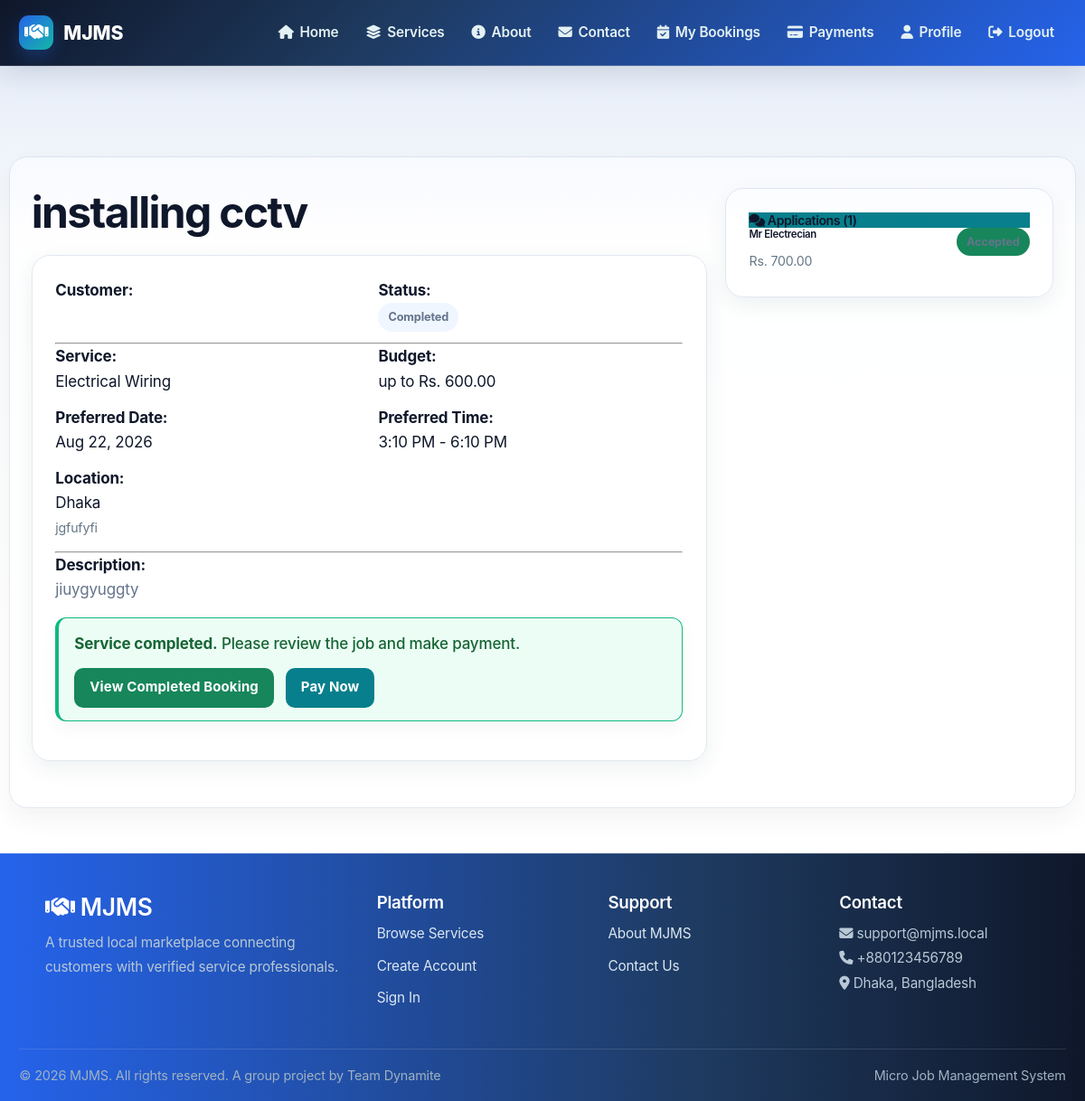
Screenshot of /bookings/requests/8/ (signed in) with the database file from the repository.
### bookings/models.py (models this page shows, shortened)
class ServiceRequest(models.Model):
    STATUS_CHOICES = [
        ('OPEN', 'Open - Accepting Applications'),
        ('REVIEWING', 'Reviewing Applications'),
        ('ASSIGNED', 'Worker Assigned'),
        ('IN_PROGRESS', 'In Progress'),
        ('COMPLETED', 'Completed'),
        ('CANCELLED', 'Cancelled'),
    ]
    customer = models.ForeignKey(
        settings.AUTH_USER_MODEL,
        on_delete=models.CASCADE,
        related_name='service_requests'
    )
    service = models.ForeignKey(
        Service,
        on_delete=models.CASCADE,
        related_name='service_requests'
    )
    title = models.CharField(max_length=200, help_text="Brief title of the service needed")
    description = models.TextField()
    problem_photo = models.ImageField(
        upload_to='service_request_photos/',
        blank=True,
        null=True,
        help_text='Optional photo showing the problem'
    )
    location = models.CharField(max_length=255)
    address = models.TextField()
    preferred_date = models.DateField()
    preferred_time_start = models.TimeField(null=True, blank=True)
    preferred_time_end = models.TimeField(null=True, blank=True)
    budget_min = models.DecimalField(max_digits=10, decimal_places=2, null=True, blank=True)
    budget_max = models.DecimalField(max_digits=10, decimal_places=2, null=True, blank=True)
    status = models.CharField(
        max_length=20,
        choices=STATUS_CHOICES,
        default='OPEN'
    )
    created_at = models.DateTimeField(auto_now_add=True)
    updated_at = models.DateTimeField(auto_now=True)
    class Meta:
        ordering = ['-created_at']
        indexes = [
            models.Index(fields=['customer', '-created_at']),
            models.Index(fields=['status', '-created_at']),
            models.Index(fields=['preferred_date']),
        ]

class JobApplication(models.Model):
    STATUS_CHOICES = [
        ('PENDING', 'Pending Review'),
        ('ACCEPTED', 'Accepted'),
        ('REJECTED', 'Rejected'),
        ('WITHDRAWN', 'Withdrawn by Worker'),
    ]
    service_request = models.ForeignKey(
        ServiceRequest,
        on_delete=models.CASCADE,
        related_name='job_applications'
    )
    worker = models.ForeignKey(
        settings.AUTH_USER_MODEL,
        on_delete=models.CASCADE,
        related_name='job_applications'
    )
    proposed_price = models.DecimalField(max_digits=10, decimal_places=2)
    estimated_duration = models.DurationField(help_text="Estimated time to complete the job")
    proposal_message = models.TextField(
        blank=True,
        help_text="Optional message explaining why you're the best choice for this job"
    )
    can_start_date = models.DateField(help_text="When you can start working")
    agreed_to_schedule = models.BooleanField(
        default=False,
        help_text="Worker agrees to the customer's requested date and time"
    )
    worker_rating_at_application = models.DecimalField(
        max_digits=3, decimal_places=2, default=0
    )
    worker_completed_jobs = models.PositiveIntegerField(default=0)
    status = models.CharField(
        max_length=20,
        choices=STATUS_CHOICES,
        default='PENDING'
    )
    created_at = models.DateTimeField(auto_now_add=True)
    updated_at = models.DateTimeField(auto_now=True)
    class Meta:
        ordering = ['-created_at']
        unique_together = ['service_request', 'worker']  # Worker can only apply once
        indexes = [
            models.Index(fields=['service_request', 'status']),
            models.Index(fields=['worker', 'status']),
        ]

### services/models.py (models this page shows, shortened)
class Service(models.Model):
    name = models.CharField(max_length=100)
    category = models.ForeignKey(
        Category,
        on_delete=models.CASCADE,
        related_name='services',
        help_text='The category this service belongs to'
    )
    description = models.TextField()
    price = models.DecimalField(max_digits=10, decimal_places=2)
    image = models.ImageField(upload_to='service_images/')
    duration = models.CharField(max_length=50, help_text='Estimated duration (e.g., "2 hours")')
    location = models.CharField(max_length=100, blank=True, null=True)
    featured = models.BooleanField(default=False)
    is_available = models.BooleanField(default=True)
    created_at = models.DateTimeField(auto_now_add=True)
    updated_at = models.DateTimeField(auto_now=True)
    class Meta:
        ordering = ['category__name', 'name']
        indexes = [
            models.Index(fields=['category', 'is_available']),
        ]

### accounts/models.py (models this page shows, shortened)
class CustomUser(AbstractBaseUser, PermissionsMixin):
    ROLE_CHOICES = (
        ('customer', 'Customer'),
        ('worker', 'Worker'),
        ('admin', 'Admin'),
    )
    first_name = models.CharField(max_length=150, blank=True)
    last_name = models.CharField(max_length=150, blank=True)
    email = models.EmailField(unique=True)
    is_staff = models.BooleanField(default=False)
    is_active = models.BooleanField(default=True)
    date_joined = models.DateTimeField(auto_now_add=False, null=True)
    objects = CustomUserManager()
    USERNAME_FIELD = 'email'
    REQUIRED_FIELDS = []
    def __init__(self, *args, **kwargs):
        legacy_verified = kwargs.pop('is_verified_worker', None)
        if legacy_verified is not None:
            kwargs['worker_status'] = 'APPROVED' if legacy_verified else 'PENDING'
        super().__init__(*args, **kwargs)
    WORKER_STATUS_CHOICES = [
        ('PENDING', 'Pending Approval'),
        ('APPROVED', 'Approved'),
        ('REJECTED', 'Rejected'),
        ('BLOCKED', 'Blocked'),
    ]
    CUSTOMER_STATUS_CHOICES = [
        ('ACTIVE', 'Active'),
        ('BLOCKED', 'Blocked'),
    ]
    role = models.CharField(max_length=20, choices=ROLE_CHOICES, default='customer')
    phone = models.CharField(max_length=15, blank=True, null=True)
    address = models.TextField(blank=True, null=True)
    city = models.CharField(max_length=100, blank=True, null=True)
    profile_picture = models.ImageField(
        upload_to='profile_pictures/',
        blank=True,
        null=True
    )
    preferred_contact_method = models.CharField(
        max_length=20,
        choices=(
            ('Email', 'Email'),
            ('SMS', 'SMS'),
        ),
        default='Email'
    )
    receive_notifications = models.BooleanField(default=True)
    is_blocked = models.BooleanField(default=False)
    worker_status = models.CharField(
        max_length=20,
        choices=WORKER_STATUS_CHOICES,
        default='PENDING',
        null=True,
        blank=True,
        help_text="Status for worker accounts only"
    )
    customer_status = models.CharField(
        max_length=20,
        choices=CUSTOMER_STATUS_CHOICES,
        default='ACTIVE',
        null=True,
        blank=True,
        help_text="Status for customer accounts only"
    )
    created_at = models.DateTimeField(auto_now_add=True, null=True)
    updated_at = models.DateTimeField(auto_now=True)
    def get_full_name(self):
        return f'{self.first_name} {self.last_name}'.strip()
    @property
    def is_verified_worker(self):
        """Backward-compatible alias for the worker approval status."""
        return self.role == 'worker' and self.worker_status == 'APPROVED'
    class Meta:
        indexes = [
            models.Index(fields=['role', 'created_at']),
            models.Index(fields=['is_blocked']),
        ]

### bookings/views.py (the view)
# urls.py: path('requests/<int:pk>/', views.service_request_detail, name='service_request_detail'),
@login_required
def service_request_detail(request, pk):
    service_request = get_object_or_404(ServiceRequest, pk=pk)
    if request.user.role == 'admin':
        messages.warning(request, 'Admins cannot access the customer/worker request workflow.')
        return redirect('dashboard_home')
    if request.user.role == 'customer' and service_request.customer != request.user:
        messages.error(request, 'You do not have permission to view this request.')
        return redirect('service_request_list')
    if request.user.role == 'customer':
        applications = service_request.job_applications.select_related('worker').all()
        worker_application = None
    else:
        applications = service_request.job_applications.filter(worker=request.user)
        worker_application = applications.first()
    context = {
        'service_request': service_request,
        'applications': applications,
        'worker_application': worker_application,
    }
    return render(request, 'bookings/service_request_detail.html', context)

### notifications/views.py (called while the page is built)
def notification_context(request):
    if not request.user.is_authenticated:
        return {}
    return {
        'unread_notification_count': Notification.objects.filter(
            user=request.user,
            is_read=False,
        ).count(),
    }

### templates/bookings/service_request_detail.html (shortened to what this page needs)
{% extends "base.html" %}
{% load static %}
{% block content %}
<div class="container" style="margin-top: 100px; margin-bottom: 50px;">
    <div class="row">
        <div class="col-md-8">
            <h1 style="margin-bottom: 20px;">{{ service_request.title }}</h1>
            <div class="card shadow-sm mb-4">
                <div class="card-body">
                    <div class="row mb-3">
                        <div class="col-md-6">
                            <strong>Customer:</strong><br>
                        </div>
                        <div class="col-md-6">
                            <strong>Status:</strong><br>
                            <span class="badge bg-{% if service_request.status == 'OPEN' %}info{% elif service_request.status == 'ASSIGNED' %}success{% elif service_request.status == 'COMPLETED' %}secondary{% else %}warning{% endif %}">
                                {{ service_request.get_status_display }}
                            </span>
                        </div>
                    </div>
                    <hr>
                    <div class="row mb-3">
                        <div class="col-md-6">
                            <strong>Service:</strong><br>
                            {% if service_request.service %}
                                {{ service_request.service.name }}
                            {% else %}
                                Not specified
                            {% endif %}
                        </div>
                        <div class="col-md-6">
                            <strong>Budget:</strong><br>
                            {% if service_request.budget_min and service_request.budget_max %}
                                Rs. {{ service_request.budget_min }} - {{ service_request.budget_max }}
                            {% elif service_request.budget_max %}
                                up to Rs. {{ service_request.budget_max }}
                            {% else %}
                                Not specified
                            {% endif %}
                        </div>
                    </div>
                    <div class="row mb-3">
                        <div class="col-md-6">
                            <strong>Preferred Date:</strong><br>
                            {{ service_request.preferred_date|date:"M d, Y" }}
                        </div>
                        <div class="col-md-6">
                            <strong>Preferred Time:</strong><br>
                            {% if service_request.preferred_time_start %}
                                {{ service_request.preferred_time_start|time:"g:i A" }}
                                {% if service_request.preferred_time_end %}
                                    - {{ service_request.preferred_time_end|time:"g:i A" }}
                                {% endif %}
                            {% else %}
                                Not specified
                            {% endif %}
                        </div>
                    </div>
                    <div class="row mb-3">
                        <div class="col-md-12">
                            <strong>Location:</strong><br>
                            {{ service_request.location }}<br>
                            <small class="text-muted">{{ service_request.address }}</small>
                        </div>
                    </div>
                    <hr>
                    <div>
                        <strong>Description:</strong><br>
                        <p>{{ service_request.description }}</p>
                    </div>
                    {% if request.user.role == 'customer' and service_request.status == 'ASSIGNED' %}
                        {% if service_request.job %}
                            <div class="alert alert-success mt-4">
                                <strong>Worker selected successfully.</strong><br>
                                Your job has been created.
                                <div class="mt-3">
                                    <a href="{% url 'job_detail' service_request.job.pk %}" class="btn btn-success">
                                        View My Booking / Job
                                    </a>
                                </div>
                            </div>
                        {% endif %}
                    {% elif request.user.role == 'customer' and service_request.status == 'COMPLETED' %}
                        {% if service_request.job %}
                            <div class="alert alert-success mt-4">
                                <strong>Service completed.</strong> Please review the job and make payment.
                                <div class="mt-3">
                                    <a href="{% url 'job_detail' service_request.job.pk %}" class="btn btn-success">
                                        View Completed Booking
                                    </a>
                                    <a href="{% url 'make_payment' service_request.job.pk %}" class="btn btn-primary ms-2">
                                        Pay Now
                                    </a>
                                </div>
                            </div>
                        {% endif %}
                    {% endif %}
                </div>
            </div>
        </div>
        <div class="col-md-4">
            <div class="card shadow-sm">
                <div class="card-header bg-primary text-white">
                    <h5 class="card-title mb-0">
                        <i class="fas fa-comments"></i> Applications ({{ applications.count }})
                    </h5>
                </div>
                <div class="card-body">
                    {% if applications %}
                        <div class="list-group">
                            {% for application in applications %}
                                <div class="list-group-item">
                                    <div class="d-flex justify-content-between align-items-start">
                                        <div>
                                            <h6 class="mb-1">
                                                {% if application.worker.worker_profile %}
                                                    {{ application.worker.get_full_name }}
                                                {% else %}
                                                    {{ application.worker.email }}
                                                {% endif %}
                                            </h6>
                                            <small class="text-muted">
                                                Rs. {{ application.proposed_price }}
                                            </small>
                                        </div>
                                        <span class="badge bg-{% if application.status == 'PENDING' %}warning{% elif application.status == 'ACCEPTED' %}success{% elif application.status == 'REJECTED' %}danger{% else %}secondary{% endif %}">
                                        </span>
                                    </div>
                                </div>
                            {% endfor %}
                        </div>
                    {% else %}
                        <p class="text-muted text-center">No applications yet</p>
                    {% endif %}
                </div>
            </div>
        </div>
    </div>
</div>
{% endblock %}

### rows the page displays
ServiceRequest: title "installing cctv", status "Completed", service.name "Electrical Wiring", budget_max "600.00", preferred_date "Aug 22, 2026", preferred_time_start "3:10 PM", preferred_time_end "6:10 PM", location "Dhaka", address "jgfufyfi", description "jiuygyuggty"
JobApplication: worker.get_full_name "Mr Electrecian", proposed_price "700.00"

### other values shown
{{ applications.count }} "1"
